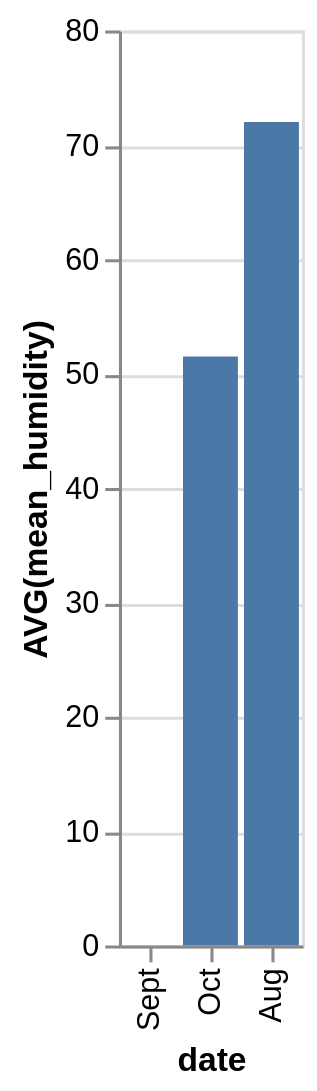

The specification (Vega-Lite) saved for this image:
### Vega-Lite specification from a JSON file in a GitHub repository (floating-point values rounded to 4 significant figures)
{"data": {"values": [{"x_data": "Aug", "y_data": 72}, {"x_data": "Sept", "y_data": 0}, {"x_data": "Oct", "y_data": 51.5}]}, "mark": "bar", "encoding": {"x": {"field": "x_data", "type": "nominal", "title": "date", "sort": "descending"}, "y": {"field": "y_data", "type": "quantitative", "title": "AVG(mean_humidity)"}}}
